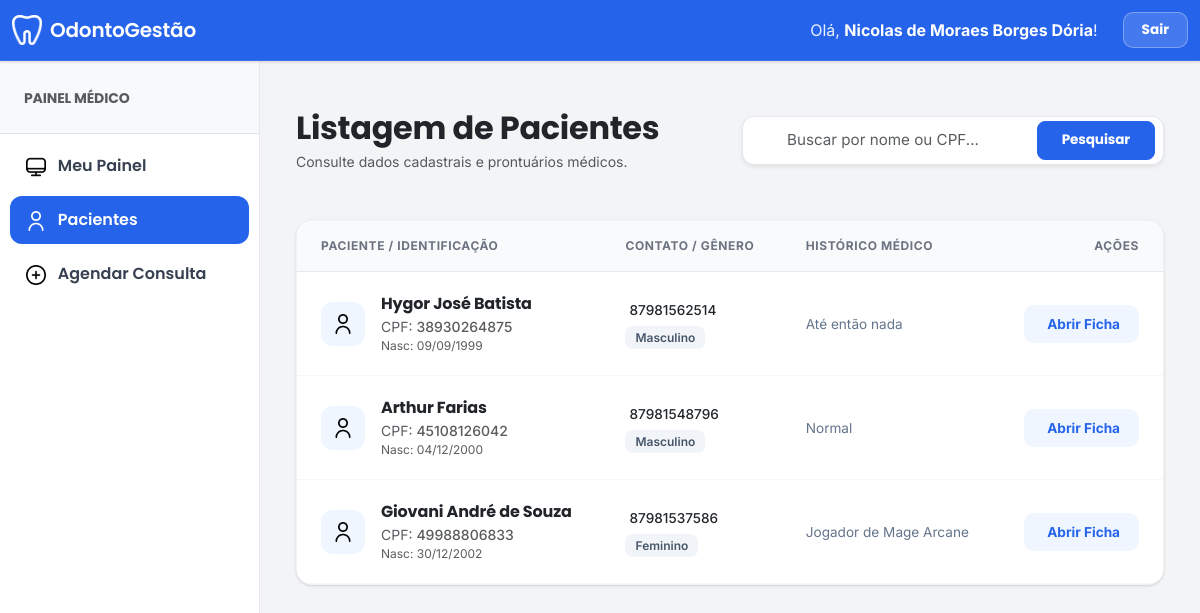
The app's page /dentista_manage_paciente/ (signed in), older data.
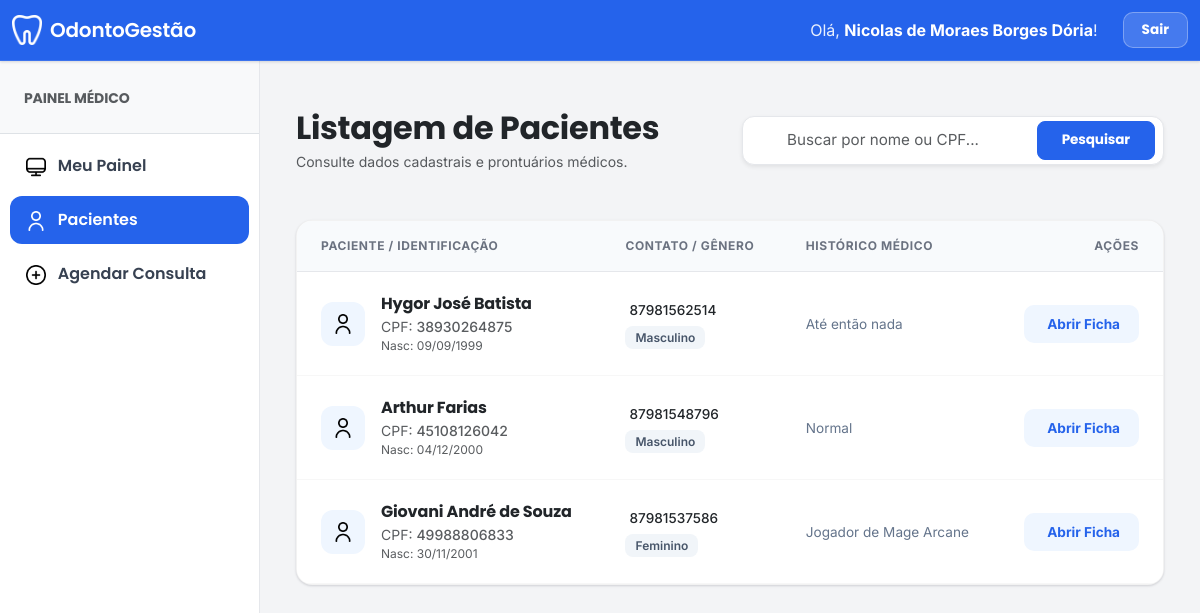
The same page, newer data.
### clinica_app/models.py (models this page shows, shortened)
class Paciente(models.Model):
    admin = models.OneToOneField(CustomUser, on_delete=models.CASCADE)
    genero = models.CharField(max_length=50, null=True, blank=True)
    cpf = models.CharField(max_length=14, null=True, blank=True)
    telefone = models.CharField(max_length=20, null=True, blank=True)
    data_nascimento = models.DateField(null=True, blank=True)
    address = models.TextField(null=True, blank=True)
    historico_medico = models.TextField(null=True, blank=True)

class CustomUser(AbstractUser):
    USER_TYPE_CHOICES = (
        ('1', 'Gerente'),
        ('2', 'Dentista'),
        ('3', 'Paciente'),
        ('4', 'Recepcionista'),
    )
    email = models.EmailField(unique=True)
    user_type = models.CharField(default='1', choices=USER_TYPE_CHOICES, max_length=1)
    first_name = models.CharField("Nome completo", max_length=150, blank=True)
    REQUIRED_FIELDS = ['email', 'first_name']

### clinica_app/views.py (the view)
# urls.py: path('dentista_manage_paciente/', views.dentista_manage_paciente, name="dentista_manage_paciente"),
@login_required
def dentista_manage_paciente(request):
    if str(request.user.user_type) != "2": return redirect('home')
    q = (request.GET.get('q') or "").strip()
    pacientes = Paciente.objects.all()
    if q:
        q_cpf = limpar_valor(q)
        filtro = Q(admin__first_name__icontains=q) | Q(admin__last_name__icontains=q)
        if q_cpf:
            filtro = filtro | Q(cpf__icontains=q_cpf)
        pacientes = pacientes.filter(filtro)
    return render(request, "dentista_template/manage_paciente.html", {"pacientes": pacientes, "query": q})

### clinica_app/templates/dentista_template/manage_paciente.html (shortened to what this page needs)
{% extends 'base.html' %}
{% load static %}
{% block main_content %}
<div class="container-fluid py-4 page-container">
    <div class="row mb-5 align-items-center">
        <div class="col-lg-6">
            <h2 class="fw-bold text-dark mb-1">Listagem de Pacientes</h2>
            <p class="text-muted small mb-0">Consulte dados cadastrais e prontuários médicos.</p>
        </div>
        <div class="col-lg-6 mt-3 mt-lg-0">
            <form method="GET" action="{% url 'dentista_manage_paciente' %}">
                <div class="search-wrapper d-flex align-items-center px-2 bg-white shadow-sm">
                    <input type="text" name="q" class="form-control search-input flex-grow-1"
                           placeholder="Buscar por nome ou CPF..." value="{{ query|default:'' }}">
                    <button class="btn btn-primary rounded-3 px-4 py-2 ms-2 my-1 fw-bold" type="submit" style="font-size: 0.85rem;">
                        Pesquisar
                    </button>
                </div>
            </form>
        </div>
    </div>
    <div class="content-card">
        <div class="table-responsive">
            <table class="table table-custom mb-0">
                <thead>
                    <tr>
                        <th>Paciente / Identificação</th>
                        <th>Contato / Gênero</th>
                        <th>Histórico Médico</th>
                        <th class="text-end">Ações</th>
                    </tr>
                </thead>
                <tbody>
                    {% for paciente in pacientes %}
                    <tr>
                        <td>
                            <div class="d-flex align-items-center">
                                <div class="patient-avatar me-3">
                                    <img src="{% static 'utilizador.png' %}" alt="Paciente">
                                </div>
                                <div>
                                    <div class="fw-bold text-dark" style="font-size: 1rem;">
                                        {{ paciente.admin.first_name }} {{ paciente.admin.last_name }}
                                    </div>
                                    <div class="text-muted small">
                                        CPF: <span class="fw-medium">{{ paciente.cpf|default:"---" }}</span>
                                    </div>
                                    <div class="text-muted extra-small" style="font-size: 0.75rem;">
                                        Nasc: {{ paciente.data_nascimento|date:"d/m/Y"|default:"--" }}
                                    </div>
                                </div>
                            </div>
                        </td>
                        <td>
                            <div class="text-dark fw-medium mb-1" style="font-size: 0.85rem;">
                                 {{ paciente.telefone|default:"Sem tel." }}
                            </div>
                            <span class="badge-soft">
                                {{ paciente.genero|default:"--" }}
                            </span>
                        </td>
                        <td>
                            <div class="history-text" title="{{ paciente.historico_medico }}">
                                {{ paciente.historico_medico|default:"Sem observações registradas." }}
                            </div>
                        </td>
                        <td class="text-end">
                            <a href="{% url 'view_paciente' paciente.id %}" class="btn btn-ficha">
                                 Abrir Ficha
                            </a>
                        </td>
                    </tr>
                    {% endfor %}
                </tbody>
            </table>
        </div>
    </div>
</div>
{% endblock main_content %}

Row changes from the older to the newer data that the page shows:
changed Paciente "Jogador de Mage Arcane": data_nascimento "30/12/2002" → "30/11/2001"
